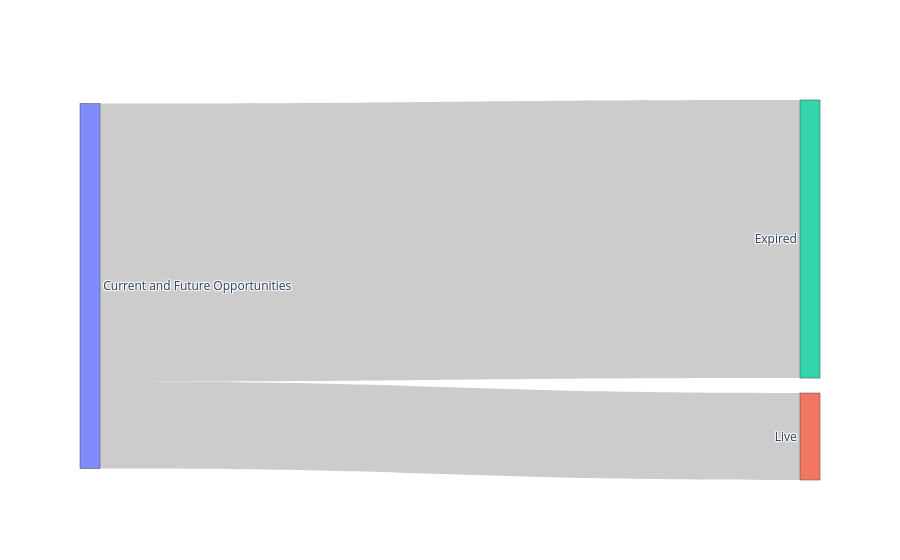

The cell this chart's notebook holds for it:
### Code cell
import plotly.graph_objects as go

num_expired = df['expired'].sum()      
num_live = (~df['expired']).sum()

fig = go.Figure(
    data=[
        go.Sankey(
            node=dict(
                label=["Current and Future Opportunities", "Live", "Expired"],
                pad=15,
                thickness=20
            ),
            link=dict(
                source=[0, 0],  # A -> B, A -> C
                target=[1, 2],
                value=[num_live, num_expired]
            )
        )
    ]
)

fig.show()

### Figure 1 — Plotly figure (JSON) as saved in the notebook; plotly's stock layout.template omitted (floating-point values rounded to 4 significant figures)
{"data": [{"link": {"source": [0, 0], "target": [1, 2], "value": [71, 227]}, "node": {"label": ["Current and Future Opportunities", "Live", "Expired"], "pad": 15, "thickness": 20}, "type": "sankey"}], "layout": {}}
